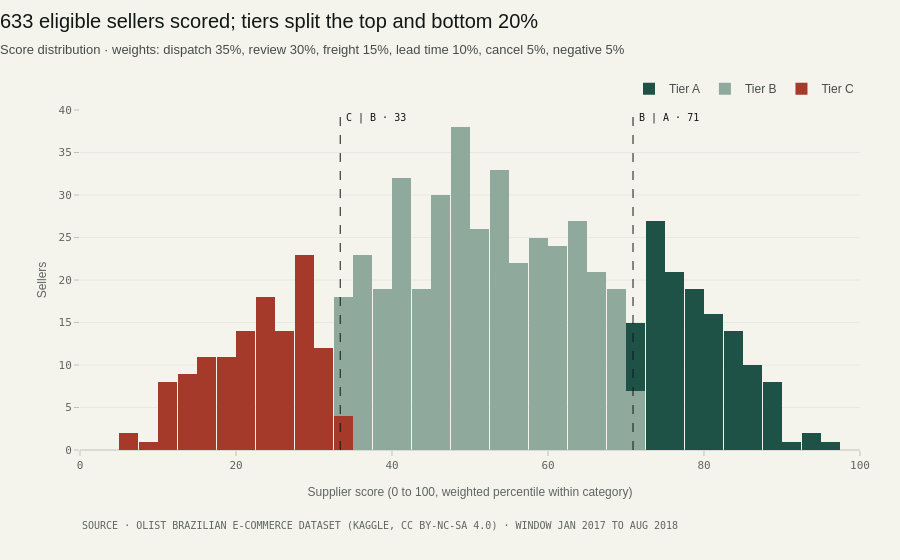

Notebook code for this chart:
### Markdown cell above
**Tiers are relative, not fixed.** A score built from percentiles centres around 50 by construction, so fixed cuts at 60 and 80 would put most sellers in tier C. Tiers use the score distribution instead: **A = top 20%, C = bottom 20%, B = the rest.** The cut values are exported so the dashboard reproduces them.

### Code cell
cut_a, cut_c = el["score_default"].quantile(0.80), el["score_default"].quantile(0.20)
el["tier"] = np.where(el["score_default"] >= cut_a, "A", np.where(el["score_default"] < cut_c, "C", "B"))
print(f"Tier cuts: A >= {cut_a:.1f} · C < {cut_c:.1f}")
print(el["tier"].value_counts().sort_index().to_string())

fig = go.Figure()
for t, color in [("C", C["unfavorable"]), ("B", C["sage_500"]), ("A", C["forest_700"])]:
    fig.add_histogram(x=el.loc[el["tier"] == t, "score_default"], name=f"Tier {t}",
                      xbins=dict(start=0, end=100, size=2.5), marker_color=color)
for v, label in [(cut_c, "C | B"), (cut_a, "B | A")]:
    fig.add_vline(x=v, line=dict(color=C["ink"], width=1, dash="dash"))
    fig.add_annotation(x=v, y=1, yref="paper", text=f"{label} · {v:.0f}", showarrow=False,
                       xanchor="left", xshift=4, yanchor="top", font=dict(family=MONO, size=10, color=C["ink"]))
fig.update_layout(barmode="stack", bargap=0.05)
fig.update_xaxes(title="Supplier score (0 to 100, weighted percentile within category)", range=[0, 100])
fig.update_yaxes(title="Sellers")
finish(fig, f"{len(el):,} eligible sellers scored; tiers split the top and bottom 20%",
       f"Score distribution · weights: dispatch {W['dispatch_on_time']:.0%}, review {W['review_bayes']:.0%}, "
       f"freight {W['freight_ratio']:.0%}, lead time {W['lead_p90']:.0%}, cancel {W['cancel']:.0%}, negative {W['negative_reviews']:.0%}")
fig.show()
save(fig, "08_score_distribution")

### Figure 1 — Plotly figure (JSON) as saved in the notebook; plotly's stock layout.template omitted (floating-point values rounded to 4 significant figures; data arrays with more than 128 entries replaced by an {"elided": "..."} marker saying what was removed)
{"data": [{"marker": {"color": "#A63A2A"}, "name": "Tier C", "type": "histogram", "x": [29.38, 23.29, 16.33, 30.52, 13.93, 27.14, 25.38, 16.98, 5.217, 32.66, 31.33, 18.59, 29.33, 16.43, 28.57, 29.13, 25.17, 18.6, 22.89, 20.12, 32.5, 11.77, 28.29, 27.93, 29.43, 24.23, 14.79, 30.13, 26.48, 30.6, 19.48, 22.89, 16.8, 29.4, 27.66, 27.84, 23.15, 24.29, 31.21, 30.93, 22.41, 16.63, 20.86, 20.47, 31.18, 26.75, 19.09, 23.78, 31.82, 28.7, 28.01, 10.81, 16.47, 19.22, 30.78, 20.73, 10.86, 19.33, 18.48, 26.83, 19.22, 13.53, 11.29, 11.11, 25.76, 11.51, 20.82, 22.15, 29.17, 17.89, 27.08, 22.93, 16.96, 26.72, 28.0, 21.9, 22.76, 33.26, 20.22, 12.34, 27.5, 15.76, 22.8, 22.37, 22.83, 26.71, 31.32, 30.3, 21.21, 12.03, 32.96, 16.21, 14.09, 9.444, 24.84, 19.38, 26.92, 27.5, 24.44, 29.25, 22.98, 29.29, 6.706, 29.91, 28.48, 18.0, 20.41, 15.78, 20.91, 16.85, 29.33, 25.0, 22.96, 23.75, 28.71, 13.53, 12.5, 27.34, 13.5, 23.75, 25.09, 29.82, 12.58, 23.97, 14.4, 20.43, 30.93], "xbins": {"end": 100, "size": 2.5, "start": 0}}, {"marker": {"color": "#8FA99D"}, "name": "Tier B", "type": "histogram", "x": {"elided": "379 float values"}, "xbins": {"end": 100, "size": 2.5, "start": 0}}, {"marker": {"color": "#1E5246"}, "name": "Tier A", "type": "histogram", "x": [72.5, 80.06, 83.03, 77.08, 86.63, 84.8, 79.34, 88.26, 73.53, 78.07, 84.67, 83.32, 75.27, 71.9, 77.88, 83.75, 79.91, 73.26, 78.94, 78.48, 80.44, 81.17, 81.81, 84.29, 80.44, 71.64, 77.62, 85.12, 89.53, 77.61, 71.74, 73.06, 76.43, 79.74, 81.5, 77.22, 77.07, 77.69, 82.5, 77.93, 92.62, 73.26, 97.0, 74.22, 74.24, 76.9, 86.25, 70.92, 88.48, 80.71, 73.91, 72.88, 82.5, 77.78, 85.99, 88.21, 79.51, 75.76, 85.0, 90.83, 79.85, 85.83, 75.52, 74.41, 72.5, 72.67, 85.0, 76.68, 77.83, 76.64, 76.39, 72.5, 74.08, 80.65, 77.34, 73.85, 76.98, 81.79, 75.7, 74.44, 74.27, 81.71, 81.45, 78.06, 72.97, 78.15, 71.74, 71.15, 76.5, 72.54, 80.83, 74.34, 72.02, 84.09, 72.93, 84.29, 75.0, 83.33, 80.76, 75.0, 76.0, 73.17, 89.72, 75.33, 75.09, 78.33, 83.91, 87.79, 82.22, 72.73, 73.88, 84.62, 85.0, 94.23, 86.43, 71.55, 74.22, 88.55, 78.17, 77.03, 82.07, 84.62, 72.89, 72.54, 87.62, 81.18, 86.29], "xbins": {"end": 100, "size": 2.5, "start": 0}}], "layout": {"annotations": [{"font": {"color": "#101714", "family": "IBM Plex Mono, Consolas, monospace", "size": 10}, "showarrow": false, "text": "C | B · 33", "x": 33.36, "xanchor": "left", "xshift": 4, "y": 1, "yanchor": "top", "yref": "paper"}, {"font": {"color": "#101714", "family": "IBM Plex Mono, Consolas, monospace", "size": 10}, "showarrow": false, "text": "B | A · 71", "x": 70.9, "xanchor": "left", "xshift": 4, "y": 1, "yanchor": "top", "yref": "paper"}, {"font": {"color": "#5E6561", "family": "IBM Plex Mono, Consolas, monospace", "size": 10}, "showarrow": false, "text": "SOURCE · OLIST BRAZILIAN E-COMMERCE DATASET (KAGGLE, CC BY-NC-SA 4.0) · WINDOW JAN 2017 TO AUG 2018", "x": 0, "xanchor": "left", "xref": "paper", "y": -0.2, "yanchor": "top", "yref": "paper"}], "bargap": 0.05, "barmode": "stack", "shapes": [{"line": {"color": "#101714", "dash": "dash", "width": 1}, "type": "line", "x0": 33.36, "x1": 33.36, "xref": "x", "y0": 0, "y1": 1, "yref": "y domain"}, {"line": {"color": "#101714", "dash": "dash", "width": 1}, "type": "line", "x0": 70.9, "x1": 70.9, "xref": "x", "y0": 0, "y1": 1, "yref": "y domain"}], "title": {"text": "633 eligible sellers scored; tiers split the top and bottom 20%<br><span style='font-size:13px;color:#454C48'>Score distribution · weights: dispatch 35%, review 30%, freight 15%, lead time 10%, cancel 5%, negative 5%</span>"}, "xaxis": {"range": [0, 100], "title": {"text": "Supplier score (0 to 100, weighted percentile within category)"}}, "yaxis": {"title": {"text": "Sellers"}}}}
